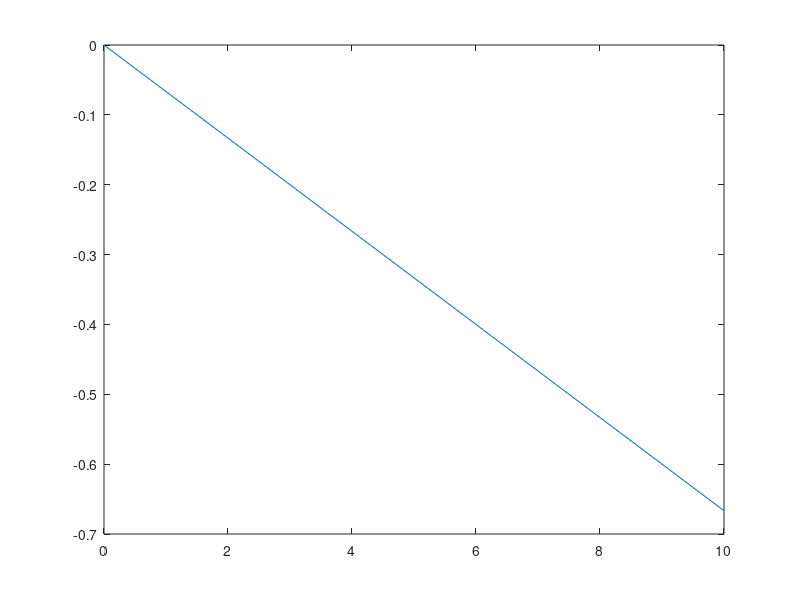

The MATLAB source for this figure:
%Model Predictive Controller Programming Example 
%Quadratic Programming of a simple MPC controller

%Written by: Eric Yun 
%Date: 29/06/2023

x_0 = 0.0; %initial value of controlled variable 
r_0 = 1.0; %zeroth reference input
u_0 = 5.0; %initial control input 
w_xi = 0.5; %weighting coefficient of controlled variable
w_ui = 0.3; %weighting coefficient penalising relative big changes in control input 

H = 3; 
f = 2;
A = 1;
b = 6;

x_1 = quadprog(H,f,A,b); %controlled variable at time t + T 

T = 10.0 %discrete time step 
t_0 = 0; %initial time 
t_1 = t_0 + T; %final time 

x = [x_0, x_1];
t = [t_0, t_1]; 

plot(t,x)


%Comment: This is just for one discrete time step

